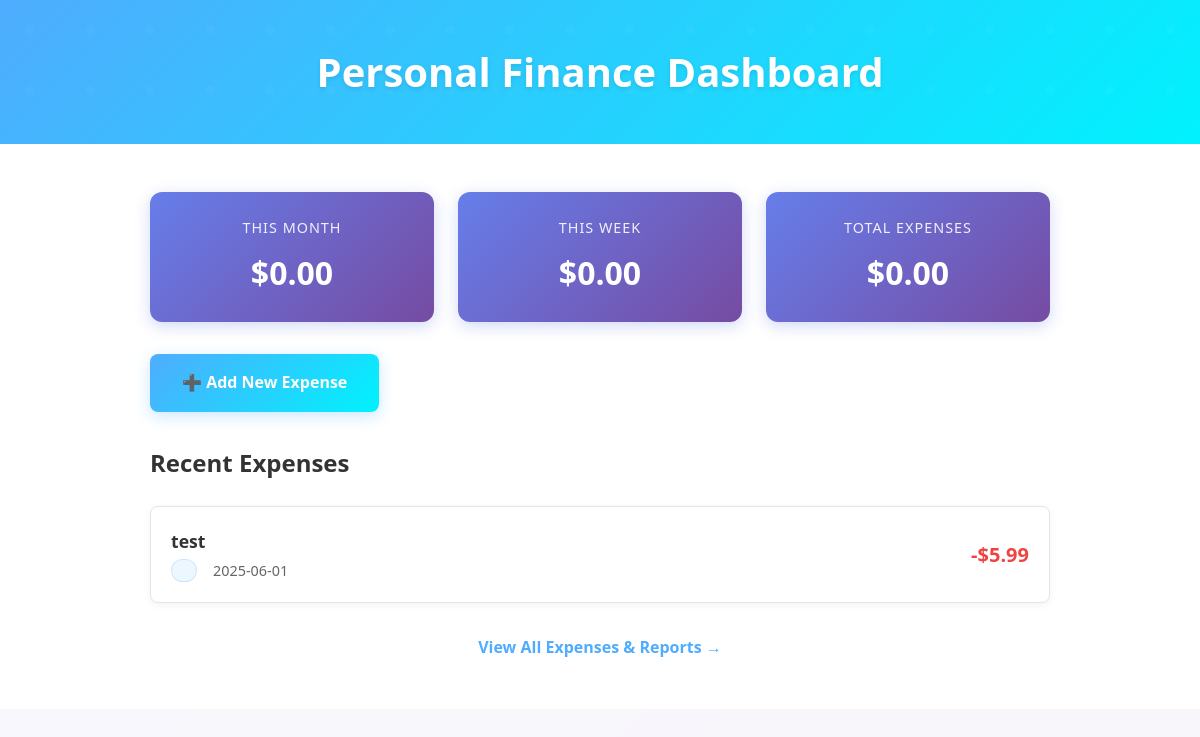
Before: / with the older database file.
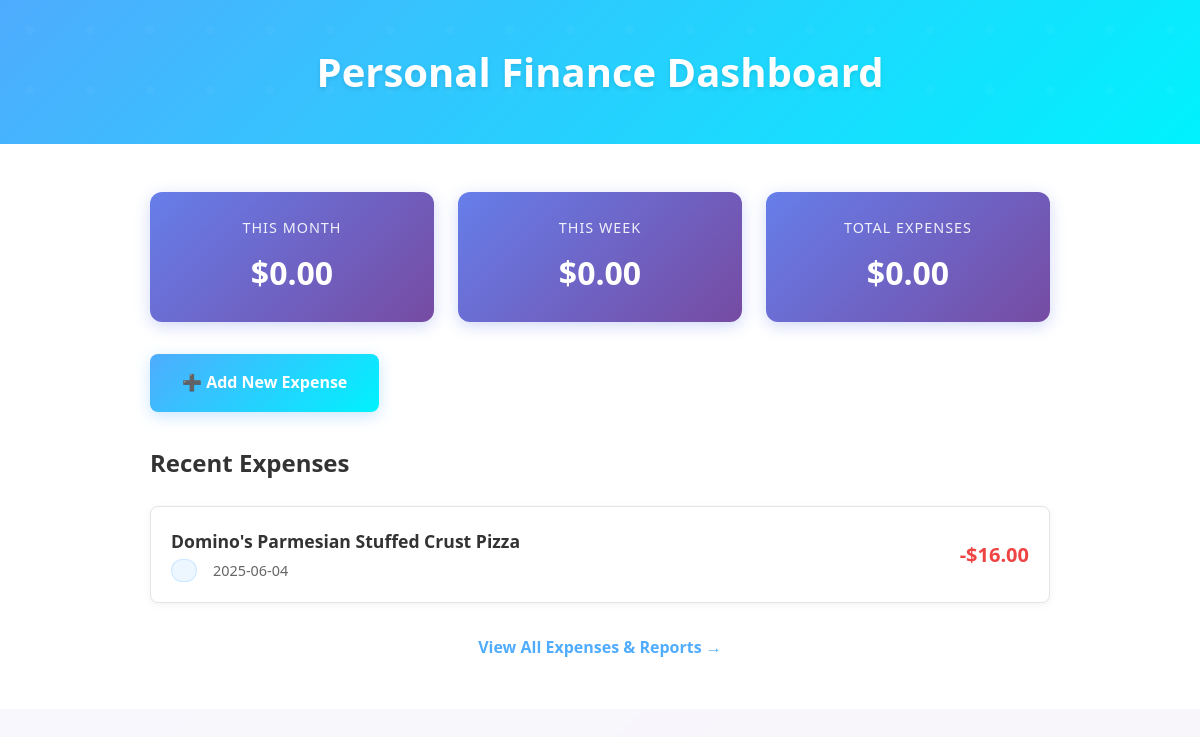
After: the same page with the newer database file.
### tables this page shows
CREATE TABLE expenses (
    id INTEGER PRIMARY KEY,
    amount DECIMAL(10,2) NOT NULL,
    description TEXT NOT NULL,
    category_id INTEGER,
    expense_date DATE NOT NULL,
    created_at TIMESTAMP DEFAULT CURRENT_TIMESTAMP,
    FOREIGN KEY (category_id) REFERENCES categories(id)
);

### app/app.py (the view)
@app.route('/')
def index():
    data = db.get_db()
    error = None
    expenses = None
    if error is None:
        try:
            expenses = data.execute("SELECT * FROM expenses").fetchall()
        except:
            error = "Database error"
    flash(error)
    return render_template('index.html', expenses=expenses)

### app/database.py (called while the page is built)
def get_db():
    if 'db' not in g:
        g.db = sqlite3.connect(
            current_app.config['DATABASE'],
            detect_types=sqlite3.PARSE_DECLTYPES
        )
        g.db.row_factory = sqlite3.Row
    return g.db

### app/templates/index.html
{% extends 'base.html' %}
{% block header %}
    <h1>{% block title %}Personal Finance Dashboard{% endblock %}</h1>
{% endblock %}
{% block content %}
<div class="expense-list-container">
    <div class="expense-summary">
        <div class="summary-card">
            <h3>This Month</h3>
            <p class="amount">${{ monthly_total or "0.00" }}</p>
        </div>
        <div class="summary-card">
            <h3>This Week</h3>
            <p class="amount">${{ weekly_total or "0.00" }}</p>
        </div>
        <div class="summary-card">
            <h3>Total Expenses</h3>
            <p class="amount">${{ total_expenses or "0.00" }}</p>
        </div>
    </div>
    <a href="{{ url_for('add_expense') }}" class="add-expense-btn">
        ➕ Add New Expense
    </a>
    <div class="recent-expenses">
        <h2 style="margin-bottom: 1.5rem; color: #333;">Recent Expenses</h2>
        {% if expenses %}
            {% for expense in expenses %}
            <div class="expense-item">
                <div class="expense-details">
                    <h4>{{ expense.description }}</h4>
                    <div class="expense-meta">
                        <span class="category-badge">{{ expense.category }}</span>
                        <span>{{ expense.expense_date.strftime('%Y-%m-%d') if expense.expense_date else 'No date' }}</span>
                    </div>
                </div>
                <div class="expense-amount">
                    -${{ "%.2f"|format(expense.amount) }}
                </div>
            </div>
            {% endfor %}
            <div style="text-align: center; margin-top: 2rem;">
                <a href="{{ url_for('reports') }}" style="color: #4facfe; text-decoration: none; font-weight: 600;">
                    View All Expenses & Reports →
                </a>
            </div>
        {% else %}
            <div class="no-expenses">
                <div class="no-expenses-icon">💸</div>
                <h3>No expenses yet</h3>
                <p>Start tracking your finances by adding your first expense!</p>
            </div>
        {% endif %}
    </div>
</div>
{% endblock %}

### app/templates/base.html (shortened to what this page needs)
<!doctype html>
<html lang="en">
<head>
    <link rel="stylesheet" href="{{ url_for('static', filename='style.css') }}">
</head>
<body>
    <section class="content">
        <header>
            {% block header %}{% endblock %}
        </header>
        <div class="main-content">
            {% block content %}{% endblock %}
        </div>
    </section>
</body>
</html>

### app/static/style.css (style rules this page uses)
* { margin: 0; padding: 0; box-sizing: border-box; }
body { font-family: 'Segoe UI', Tahoma, Geneva, Verdana, sans-serif; background: linear-gradient(135deg, #667eea 0%, #764ba2 100%); min-height: 100vh; color: #333; line-height: 1.6; }
.content { max-width: 1200px; margin: 0 auto; min-height: 100vh; background: rgba(255, 255, 255, 0.95); backdrop-filter: blur(10px); box-shadow: 0 8px 32px rgba(0, 0, 0, 0.1); }
header { background: linear-gradient(135deg, #4facfe 0%, #00f2fe 100%); color: white; padding: 2.5rem 2rem; text-align: center; position: relative; overflow: hidden; }
header::before { content: ''; position: absolute; top: 0; left: 0; right: 0; bottom: 0; opacity: 0.3; }
header h1 { font-size: 2.5rem; font-weight: 700; margin: 0; position: relative; z-index: 1; text-shadow: 0 2px 4px rgba(0, 0, 0, 0.1); }
.main-content { padding: 3rem 2rem; background: #fff; }
.expense-list-container { max-width: 900px; margin: 0 auto; }
.expense-summary { display: grid; grid-template-columns: repeat(auto-fit, minmax(250px, 1fr)); gap: 1.5rem; margin-bottom: 2rem; }
.summary-card { background: linear-gradient(135deg, #667eea 0%, #764ba2 100%); color: white; padding: 1.5rem; border-radius: 12px; text-align: center; box-shadow: 0 4px 15px rgba(102, 126, 234, 0.3); }
.summary-card h3 { font-size: 0.9rem; font-weight: 500; margin-bottom: 0.5rem; opacity: 0.9; text-transform: uppercase; letter-spacing: 1px; }
.summary-card .amount { font-size: 2rem; font-weight: 700; margin: 0; }
.add-expense-btn { display: inline-flex; align-items: center; gap: 0.5rem; background: linear-gradient(135deg, #4facfe 0%, #00f2fe 100%); color: white; text-decoration: none; padding: 1rem 2rem; border-radius: 8px; font-weight: 600; transition: all 0.3s ease; margin-bottom: 2rem; box-shadow: 0 4px 15px rgba(79, 172, 254, 0.3); }
.expense-item { background: #fff; border: 1px solid #e1e5e9; border-radius: 8px; padding: 1.25rem; margin-bottom: 1rem; transition: all 0.3s ease; display: flex; justify-content: space-between; align-items: center; box-shadow: 0 2px 8px rgba(0, 0, 0, 0.05); }
.expense-details h4 { margin: 0 0 0.25rem 0; color: #333; font-size: 1.1rem; }
.expense-meta { display: flex; gap: 1rem; font-size: 0.9rem; color: #666; }
.expense-amount { font-size: 1.25rem; font-weight: 700; color: #ef4444; }
.category-badge { display: inline-block; padding: 0.25rem 0.75rem; background: rgba(79, 172, 254, 0.1); color: #4facfe; border-radius: 20px; font-size: 0.85rem; font-weight: 500; border: 1px solid rgba(79, 172, 254, 0.2); }

Changed rows visible on the page:
removed expenses: description "test", expense_date "2025-06-01", amount "5.99"
added expenses: description "Domino's Parmesian Stuffed Crust Pizza", expense_date "2025-06-04", amount "16.00"
